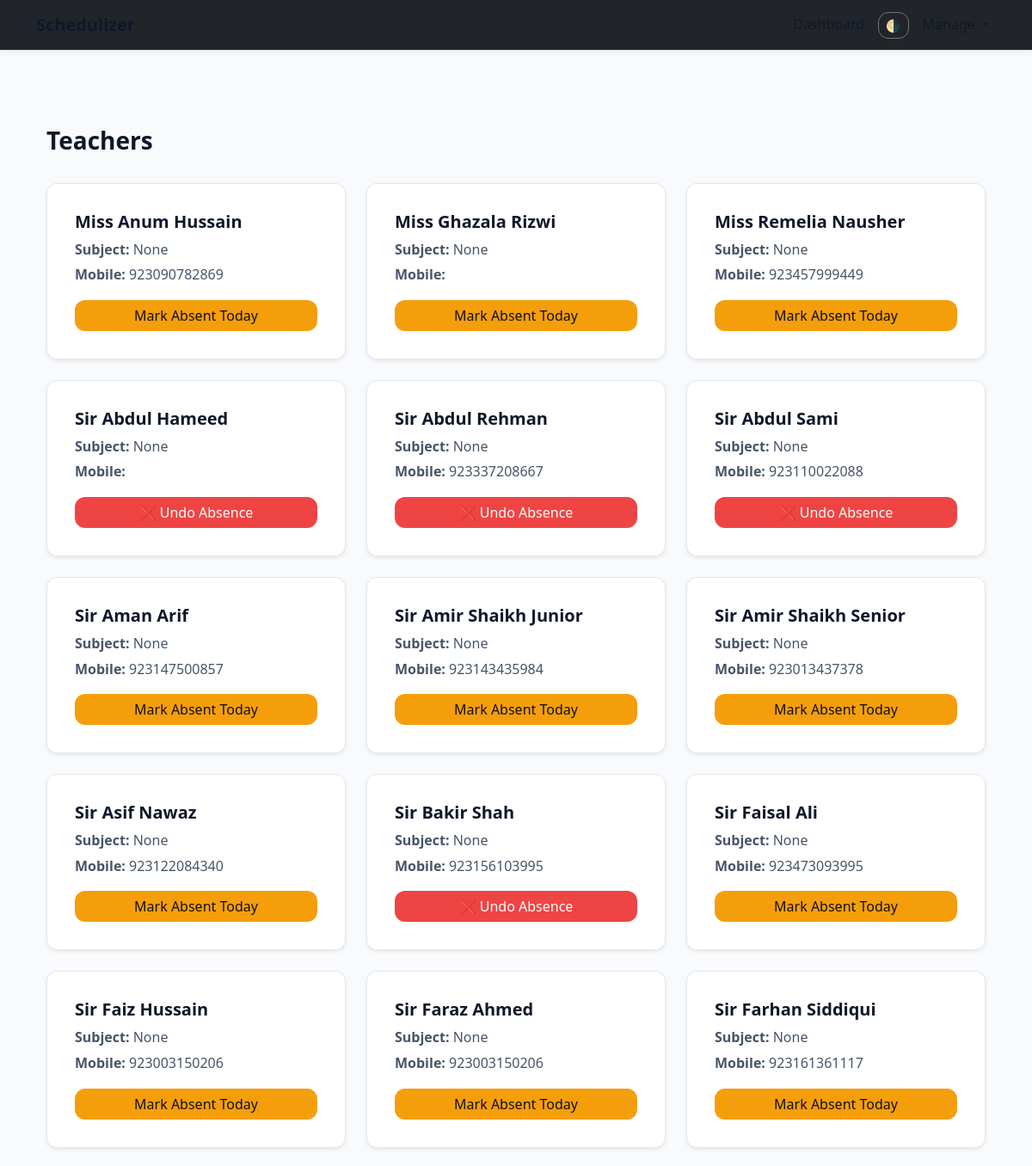
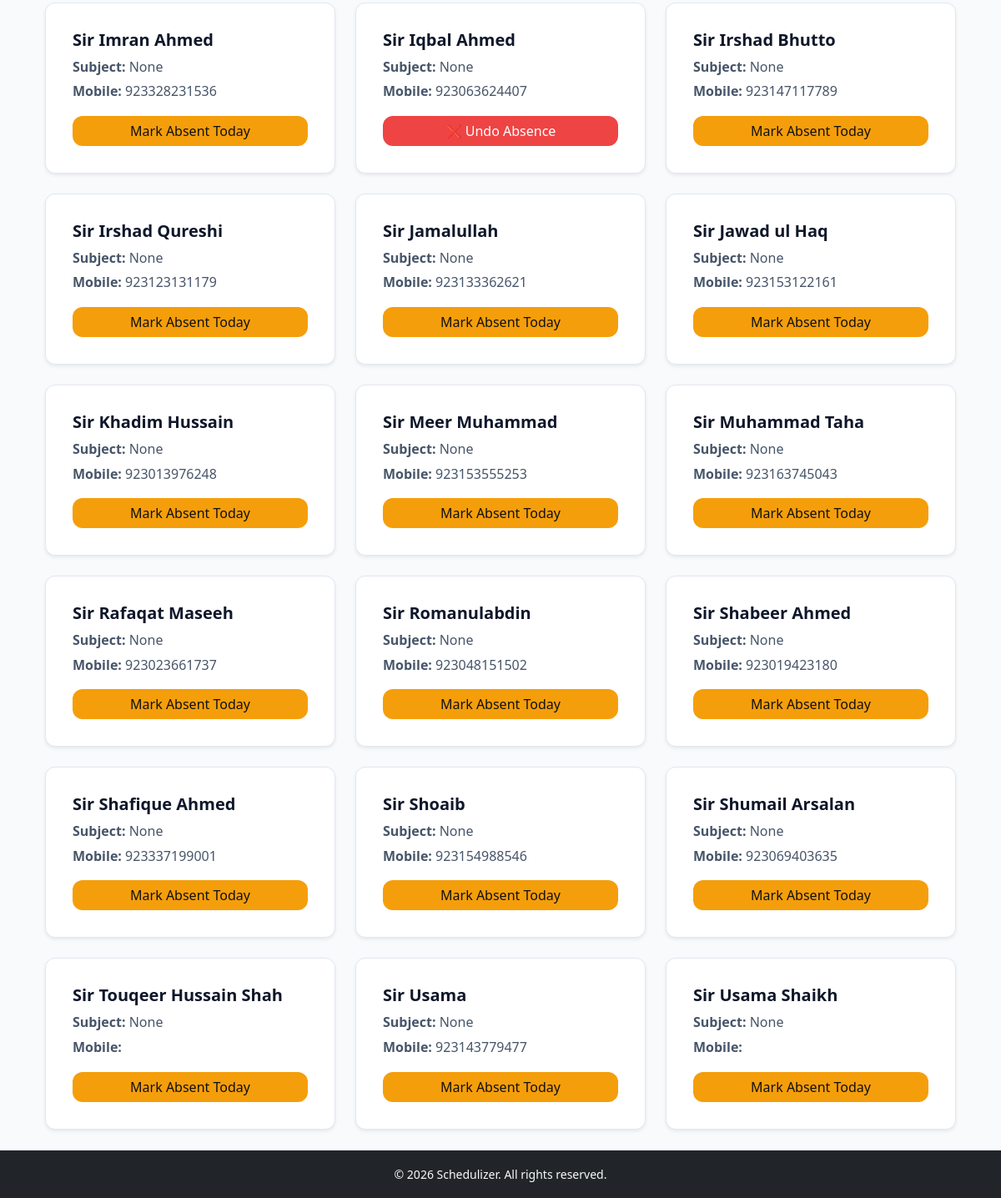
The app's page /teachers_page (signed in) with its own data (2 pictures, top to bottom).
### models.py (models this page shows)
class Teacher(db.Model):
    id = db.Column(db.Integer, primary_key=True)
    name = db.Column(db.String(120), nullable=False)
    mobile_number = db.Column(db.String(20), nullable=True)
    subject = db.Column(db.String(120), nullable=True)  # Subject taught by teacher
    is_absent = db.Column(db.Boolean, default=False, nullable=False)  # Absent flag
    daily_workload = db.Column(db.Integer, default=0, nullable=False)  # Classes assigned today
    workload_date = db.Column(db.Date, default=date.today)  # Track date of workload
    timetables = db.relationship("Timetable", backref="teacher", lazy=True)
    substitutions = db.relationship("SubstitutionRecord", foreign_keys="SubstitutionRecord.absent_teacher_id",
                                    backref="absent_teacher_obj", lazy=True)
    user_id = db.Column(db.Integer, db.ForeignKey('user.id'), nullable=False)

### app.py (the view)
@app.route('/teachers_page')
@login_required
def teachers_page():
    today = date.today()
    teachers = Teacher.query.filter_by(user_id=current_user.id).all()
    absences = Absence.query.filter_by(
        date=today,
        user_id=current_user.id
    ).all()
    absent_ids = [a.teacher_id for a in absences]
    return render_template(
        "teachers.html",
        teachers=teachers,
        absent_ids=absent_ids
    )

### app.py (called while the page is built)
@login_manager.user_loader
def load_user(user_id):
    return User.query.get(int(user_id))

### templates/teachers.html
{% extends 'base.html' %}
{% block body %}
<div class="container mt-5">
    <div class="d-flex justify-content-between align-items-center mb-4">
        <h3 class="fw-bold">Teachers</h3>
    </div>
    <div class="row g-4">
        {% if teachers %}
        {% for teacher in teachers %}
        <div class="col-12 col-sm-6 col-lg-4">
            <div class="card shadow-sm h-100">
                <div class="card-body d-flex flex-column justify-content-between">
                    <div>
                        <h5 class="card-title">{{ teacher.name }}</h5>
                        <p class="mb-1">
                            <strong>Subject:</strong> {{ teacher.subject }}
                        </p>
                        <p class="mb-3">
                            <strong>Mobile:</strong> {{ teacher.mobile_number }}
                        </p>
                    </div>
                    <div>
                        {% if teacher.id in absent_ids %}
                        <a href="{{ url_for('undo_absent', teacher_id=teacher.id) }}" class="btn btn-danger w-100"
                            onclick="return confirm('Mark this teacher as present again?');">
                            ❌ Undo Absence
                        </a>
                        {% else %}
                        <a href="{{ url_for('mark_absent', teacher_id=teacher.id) }}" class="btn btn-warning w-100"
                            onclick="return confirm('Mark this teacher as absent today?');">
                            Mark Absent Today
                        </a>
                        {% endif %}
                    </div>
                </div>
            </div>
        </div>
        {% endfor %}
        {% else %}
        <div class="col-12 text-center text-muted">
            No teachers available.
        </div>
        {% endif %}
    </div>
</div>
{% endblock %}

### static/css/style.css (style rules this page uses)
:root { --bg: #f8fafc; --card: #ffffff; --text: #0f172a; --muted: #475569; --border: #e2e8f0; --primary: #6366f1; --primary-dark: #4f46e5; --success: #22c55e; --warning: #f59e0b; --danger: #ef4444; --info: #06b6d4; --shadow-sm: 0 2px 8px rgba(0, 0, 0, 0.06); --shadow-md: 0 8px 20px rgba(0, 0, 0, 0.12); --radius: 12px; --transition: all 0.25s ease; }
* { margin: 0; padding: 0; box-sizing: border-box; }
body { font-family: "Segoe UI", system-ui, sans-serif; background-color: var(--bg); color: var(--text); transition: var(--transition); line-height: 1.6; }
h1, h2, h3, h4, h5, h6 { color: var(--text); font-weight: 600; }
p, span, li { color: var(--text); }
a { color: var(--primary); text-decoration: none; }
.btn { border-radius: var(--radius); transition: var(--transition); font-weight: 500; }
.btn-warning { background: var(--warning); border: none; color: #111; }
.btn-danger { background: var(--danger); border: none; color: #fff; }
.card { background: var(--card); border: 1px solid var(--border); border-radius: var(--radius); padding: 16px; box-shadow: var(--shadow-sm); transition: var(--transition); }
.card h5 { color: var(--text); }
.card p { color: var(--muted); }

### records on screen
Teacher: name "Miss Anum Hussain", subject "None", mobile_number "923090782869"
Teacher: name "Miss Ghazala Rizwi", subject "None"
Teacher: name "Miss Remelia Nausher", subject "None", mobile_number "923457999449"
Teacher: name "Sir Abdul Hameed", subject "None"
Teacher: name "Sir Abdul Rehman", subject "None", mobile_number "923337208667"
Teacher: name "Sir Abdul Sami", subject "None", mobile_number "923110022088"
Teacher: name "Sir Aman Arif", subject "None", mobile_number "923147500857"
Teacher: name "Sir Amir Shaikh Junior", subject "None", mobile_number "923143435984"
Teacher: name "Sir Amir Shaikh Senior", subject "None", mobile_number "923013437378"
Teacher: name "Sir Asif Nawaz", subject "None", mobile_number "923122084340"
Teacher: name "Sir Bakir Shah", subject "None", mobile_number "923156103995"
Teacher: name "Sir Faisal Ali", subject "None", mobile_number "923473093995"
Teacher: name "Sir Faiz Hussain", subject "None", mobile_number "923003150206"
Teacher: name "Sir Faraz Ahmed", subject "None", mobile_number "923003150206"
Teacher: name "Sir Farhan Siddiqui", subject "None", mobile_number "923161361117"
Teacher: name "Sir Imran Ahmed", subject "None", mobile_number "923328231536"
Teacher: name "Sir Iqbal Ahmed", subject "None", mobile_number "923063624407"
Teacher: name "Sir Irshad Bhutto", subject "None", mobile_number "923147117789"
Teacher: name "Sir Irshad Qureshi", subject "None", mobile_number "923123131179"
Teacher: name "Sir Jamalullah", subject "None", mobile_number "923133362621"
Teacher: name "Sir Jawad ul Haq", subject "None", mobile_number "923153122161"
Teacher: name "Sir Khadim Hussain", subject "None", mobile_number "923013976248"
Teacher: name "Sir Meer Muhammad", subject "None", mobile_number "923153555253"
Teacher: name "Sir Muhammad Taha", subject "None", mobile_number "923163745043"
Teacher: name "Sir Rafaqat Maseeh", subject "None", mobile_number "923023661737"
Teacher: name "Sir Romanulabdin", subject "None", mobile_number "923048151502"
Teacher: name "Sir Shabeer Ahmed", subject "None", mobile_number "923019423180"
Teacher: name "Sir Shafique Ahmed", subject "None", mobile_number "923337199001"
Teacher: name "Sir Shoaib", subject "None", mobile_number "923154988546"
Teacher: name "Sir Shumail Arsalan", subject "None", mobile_number "923069403635"
Teacher: name "Sir Touqeer Hussain Shah", subject "None"
Teacher: name "Sir Usama", subject "None", mobile_number "923143779477"
Teacher: name "Sir Usama Shaikh", subject "None"
